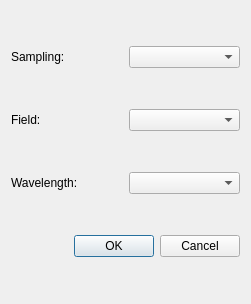
<?xml version="1.0" encoding="UTF-8"?>
<ui version="4.0">
 <class>WavefrontMapDlg</class>
 <widget class="QDialog" name="WavefrontMapDlg">
  <property name="geometry">
   <rect>
    <x>0</x>
    <y>0</y>
    <width>251</width>
    <height>304</height>
   </rect>
  </property>
  <property name="windowTitle">
   <string>Dialog</string>
  </property>
  <layout class="QGridLayout" name="gridLayout">
   <item row="0" column="0">
    <widget class="QLabel" name="label">
     <property name="text">
      <string>Sampling:</string>
     </property>
    </widget>
   </item>
   <item row="0" column="1">
    <widget class="QComboBox" name="samplingCombo"/>
   </item>
   <item row="1" column="0">
    <widget class="QLabel" name="label_2">
     <property name="text">
      <string>Field:</string>
     </property>
    </widget>
   </item>
   <item row="1" column="1">
    <widget class="QComboBox" name="fieldCombo"/>
   </item>
   <item row="2" column="0">
    <widget class="QLabel" name="label_3">
     <property name="text">
      <string>Wavelength:</string>
     </property>
    </widget>
   </item>
   <item row="2" column="1">
    <widget class="QComboBox" name="wavelengthCombo"/>
   </item>
   <item row="3" column="0" colspan="2">
    <widget class="QDialogButtonBox" name="buttonBox">
     <property name="orientation">
      <enum>Qt::Horizontal</enum>
     </property>
     <property name="standardButtons">
      <set>QDialogButtonBox::Cancel|QDialogButtonBox::Ok</set>
     </property>
    </widget>
   </item>
  </layout>
 </widget>
 <resources/>
 <connections>
  <connection>
   <sender>buttonBox</sender>
   <signal>accepted()</signal>
   <receiver>WavefrontMapDlg</receiver>
   <slot>accept()</slot>
   <hints>
    <hint type="sourcelabel">
     <x>248</x>
     <y>254</y>
    </hint>
    <hint type="destinationlabel">
     <x>157</x>
     <y>274</y>
    </hint>
   </hints>
  </connection>
  <connection>
   <sender>buttonBox</sender>
   <signal>rejected()</signal>
   <receiver>WavefrontMapDlg</receiver>
   <slot>reject()</slot>
   <hints>
    <hint type="sourcelabel">
     <x>316</x>
     <y>260</y>
    </hint>
    <hint type="destinationlabel">
     <x>286</x>
     <y>274</y>
    </hint>
   </hints>
  </connection>
 </connections>
</ui>
